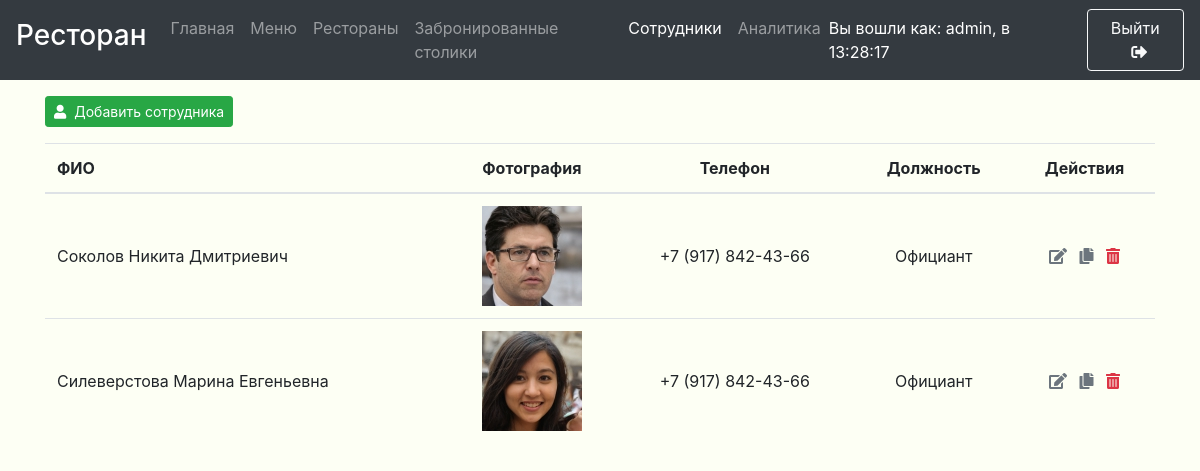
The app's page /employees.php (signed in), older data.
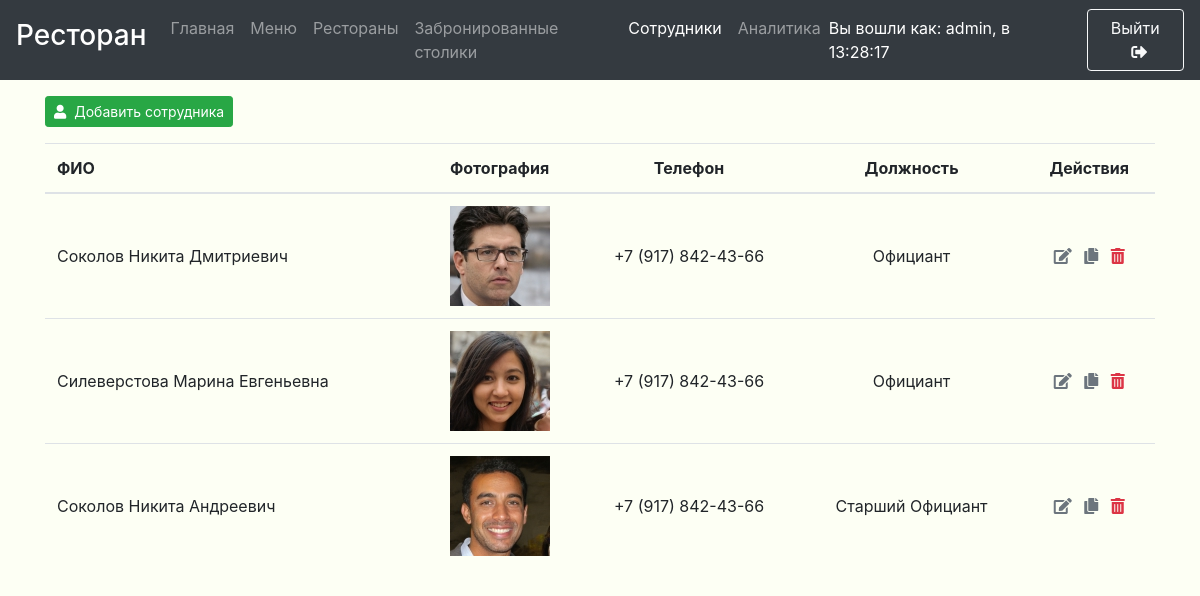
The same page, newer data.
### tables this page shows
CREATE TABLE `employees` (
  `e_id` int(11) NOT NULL AUTO_INCREMENT,
  `e_name` varchar(100) DEFAULT NULL,
  `e_tel` varchar(20) DEFAULT NULL,
  `e_post` varchar(30) DEFAULT NULL,
  `e_photo` varchar(100) DEFAULT '././uploads/employes',
  PRIMARY KEY (`e_id`)
);

### config/config.php (called while the page is built)
<?
    $_CONFIG = [
        'DATABASE' => [
            'HOST' => 'localhost',
            'NAME' => 'lab2',
            'USERNAME' => 'root',
            'PASS' => '',
            'CHARSET' => 'utf8',
            'CONNECT' => $_SERVER['DOCUMENT_ROOT'] . '/core/database/db-connect.php'
        ],
        'SRC_PATH' => $_SERVER['DOCUMENT_ROOT'] . '/core/src/',
        'FUNCTIONS_PATH' => $_SERVER['DOCUMENT_ROOT'] . '/core/functions/',
        'TEMPLATES' => [
            'HEADER' => $_SERVER['DOCUMENT_ROOT'] . '/core/templates/header.php',
            'FOOTER_ALL_SCRIPTS' => $_SERVER['DOCUMENT_ROOT'] . '/core/templates/footer-all-scripts.php',
            'FOOTER_BOOTSTRAP' => $_SERVER['DOCUMENT_ROOT'] . '/core/templates/footer-bootstrap-scripts.php',
            'FOOTER_CRUD' => $_SERVER['DOCUMENT_ROOT'] . '/core/templates/footer-crud.php',
        ],
        'ANALITYCS' => [
            'MODULE_FOLDER' => $_SERVER['DOCUMENT_ROOT'] . '/core/magic/analitycs',
            'FULL_PATH_TO_MODULE' => $_SERVER['DOCUMENT_ROOT'] . '/core/magic/analitycs/analytics.php',
            'DEL' => 'core/magic/analitycs/delete-page',
        ],
        'RESERVATIONS' => [
            'MODULE_FOLDER' => $_SERVER['DOCUMENT_ROOT'] . '/core/magic/reservations',
            'HANDLE' => 'core/magic/reservations/handle-reservation',
            'CPY' => 'core/magic/reservations/copy-reservation',
            'DEL' => 'core/magic/reservations/delete-reservation',
            'OLD' => 'core/magic/reservations/delete-old-reservations',
        ],
        'EMPLOYEES' =>[
            'MODULE_FOLDER' => $_SERVER['DOCUMENT_ROOT'] . '/core/magic/employees',
            'HANDLE' => 'core/magic/employees/handle-employee',
            'CPY' => 'core/magic/employees/copy-employee',
            'DEL' => 'core/magic/employees/delete-employee',
            'PATH_TO_PHOTOS' => 'uploads/employees/',
            'FULL_PATH_TO_PHOTOS' => $_SERVER['DOCUMENT_ROOT'] . '/uploads/employees/',
            'IMAGE_W' => 100,
            'IMAGE_H' => 100
        ],
    ];

### employees.php (the view, shortened to what this page needs)
<?php
  if (!isset($_SESSION['login'])){
    header('HTTP/1.0 404 Not Found');
    header('Status: 404 Not Found');
  }
  else{
    $nav_active = 5;
    require_once($_SERVER['DOCUMENT_ROOT'] . "/config/config.php");
    require_once($_CONFIG['TEMPLATES']['HEADER']);
?>
  <main role="main" id="main">
    <div class="container mt-5 mb-5">
      <? if ((!isset($_SESSION['login']) || ($db == NULL))):?>
        <h1>
          Вы должны зайти в аккаунт чтобы просмотреть содержимое!
        </h1>
      <? else:?>
        <button type="button" class="btn btn-sm btn-success mb-3" data-toggle="modal" data-target="#handlerModal"><i class="fas fa-user mr-2"></i>Добавить сотрудника</button>
        <table class="w-100 table">
          <thead>
            <tr>
                <th>ФИО</th>
                <th class="text-center">Фотография</th>
                <th class="text-center">Телефон</th>
                <th class="text-center">Должность</th>
                <th class="text-center">Действия</th>
            </tr>
          </thead>
            <?
                if ($db):
                  $result = $db->query("SELECT * FROM employees");
                  foreach($result as $result_value):?>
                      <tr>
                          <td><?=$result_value['e_name']?></td>
                          <td class="text-center">
                            <img width="<?=$_CONFIG['EMPLOYEES']['IMAGE_W']?>" height="<?=$_CONFIG['EMPLOYEES']['IMAGE_H']?>" src="<?=$_CONFIG['EMPLOYEES']['PATH_TO_PHOTOS'].$result_value['e_photo']?>">
                          </td>
                          <td class="text-center"><?=$result_value['e_tel']?></td>
                          <td class="text-center"><?=$result_value['e_post']?></td>
                          <td class="text-center">
                            <a title="Редактировать" href="employees?id=<?=$result_value['e_id']?>&state=1" class="text-muted mr-2" rel="nofollow"><i class="fas fa-edit"></i></a>
                            <a title="Дублировать" href="<?=$_CONFIG['EMPLOYEES']['CPY']?>?id=<?=$result_value['e_id']?>" class="text-muted mr-2" rel="nofollow"><i class="fas fa-copy"></i></a>
                            <a title="Удалить" href="employees?id=<?=$result_value['e_id']?>&state=2" class="text-danger" rel="nofollow"><i class="fas fa-trash-alt"></i></a>
                          </td>
                      </tr>
                  <?endforeach;
                endif;?>
        </table>
      <? endif;?>
    </div>
</main>
<?
require_once($_CONFIG['TEMPLATES']['FOOTER_CRUD']);
}
?>

### core/templates/header.php (shortened to what this page needs)
<!doctype html>
<html lang="ru">
  <head>
    <link rel="stylesheet" href="core/src/bootstrap/bootstrap.min.css" >
    <link rel="stylesheet" href="core/src/css/main.css">
    <link rel="stylesheet" href="core/src/css/all.css">
  </head>
  <body>
  <header>
    <nav class="navbar navbar-expand-md navbar-dark fixed-top bg-dark">
        <a class="navbar-brand" href="main"><h3>Ресторан</h3></a>
        <div class="collapse navbar-collapse" id="navbarCollapse">
          <ul class="navbar-nav mr-auto">
            <li class="nav-item <? if ($nav_active == 1) echo "active"; ?>">
              <a class="nav-link" href="main">Главная</a>
            </li>
            <li class="nav-item <? if ($nav_active == 2) echo "active"; ?>">
              <a class="nav-link" href="menu">Меню</a>
            </li>
            <li class="nav-item <? if ($nav_active == 3) echo "active"; ?>">
                <a class="nav-link" href="map">Рестораны</a>
            </li>
            <? if (isset($_SESSION['login'])):?>
              <li class="nav-item <? if ($nav_active == 4) echo "active"; ?>">
                  <a class="nav-link" href="reservations">Забронированные столики</a>
              </li>
              <li class="nav-item <? if ($nav_active == 5) echo "active"; ?>">
                  <a class="nav-link" href="employees">Сотрудники</a>
              </li>
              <li class="nav-item <? if ($nav_active == 6) echo "active"; ?>">
                  <a class="nav-link" href="admin">Аналитика</a>
              </li>
            <? endif;?>
          </ul>
          <? if (!isset($_SESSION['login'])):?>
            <span class="mr-3 d-block mb-2 mt-2" style="color: white;">09:00 - 23:00, ПН-ВС</span>
            <a class="btn btn-outline-light" href="login">Войти<i class="fas fa-sign-in-alt ml-2"></i></a>
          <? else:?>
            <span class="mr-3 d-block mb-2 mt-2" style="color: white;">Вы вошли как: <?=$_SESSION['login']?>, в <?=$_SESSION['login_time']?> </span>
            <a class="btn btn-outline-light" href="core/magic/logout">Выйти<i class="fas fa-sign-out-alt ml-2"></i></a>
          <? endif;?>
        </div>
    </nav>
</header>

### core/templates/footer-crud.php (shortened to what this page needs)
</body>
</html>

### core/src/css/main.css (style rules this page uses)
body { color: #5a5a5a; background-color: #f7ffb725; }
main { padding: 3rem 0 2rem; }
body { min-height: 100vh; }
table a { color: inherit!important; }

### core/src/css/all.css (style rules this page uses)
.fa, .fas, .far, .fal, .fad, .fab { -moz-osx-font-smoothing: grayscale; -webkit-font-smoothing: antialiased; display: inline-block; font-style: normal; font-variant: normal; text-rendering: auto; line-height: 1; }
.fa-copy:before { content: "\f0c5"; }
.fa-edit:before { content: "\f044"; }
.fa-sign-out-alt:before { content: "\f2f5"; }
.fa-trash-alt:before { content: "\f2ed"; }
.fa-user:before { content: "\f007"; }
.fa, .fas { font-family: 'Font Awesome 5 Free'; font-weight: 900; }

Row changes from the older to the newer data that the page shows:
added employees: e_name "Соколов Никита Андреевич", e_photo (picture), e_tel "+7 (917) 842-43-66", e_post "Старший Официант"
